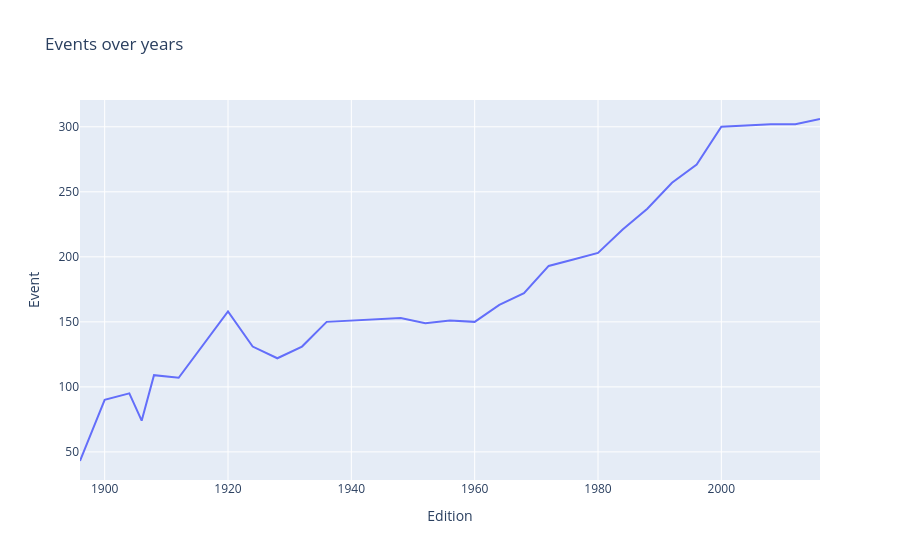

The notebook cell this image was saved under:
### Markdown cell above
### Events over time

### Code cell
events_over_time = helper.data_over_time(df, 'Event')
px.line(events_over_time,
        x = "Edition",
        y = "Event",
        title = "Events over years")

### Figure 1 — Plotly figure (JSON) as saved in the notebook; plotly's stock layout.template omitted (floating-point values rounded to 4 significant figures)
{"data": [{"hovertemplate": "Edition=%{x}<br>Event=%{y}<extra></extra>", "legendgroup": "", "line": {"color": "#636efa", "dash": "solid"}, "marker": {"symbol": "circle"}, "mode": "lines", "name": "", "orientation": "v", "showlegend": false, "type": "scatter", "x": [1896, 1900, 1904, 1906, 1908, 1912, 1920, 1924, 1928, 1932, 1936, 1948, 1952, 1956, 1960, 1964, 1968, 1972, 1976, 1980, 1984, 1988, 1992, 1996, 2000, 2004, 2008, 2012, 2016], "xaxis": "x", "y": [43, 90, 95, 74, 109, 107, 158, 131, 122, 131, 150, 153, 149, 151, 150, 163, 172, 193, 198, 203, 221, 237, 257, 271, 300, 301, 302, 302, 306], "yaxis": "y"}], "layout": {"legend": {"tracegroupgap": 0}, "title": {"text": "Events over years"}, "xaxis": {"anchor": "y", "domain": [0, 1], "title": {"text": "Edition"}}, "yaxis": {"anchor": "x", "domain": [0, 1], "title": {"text": "Event"}}}}
